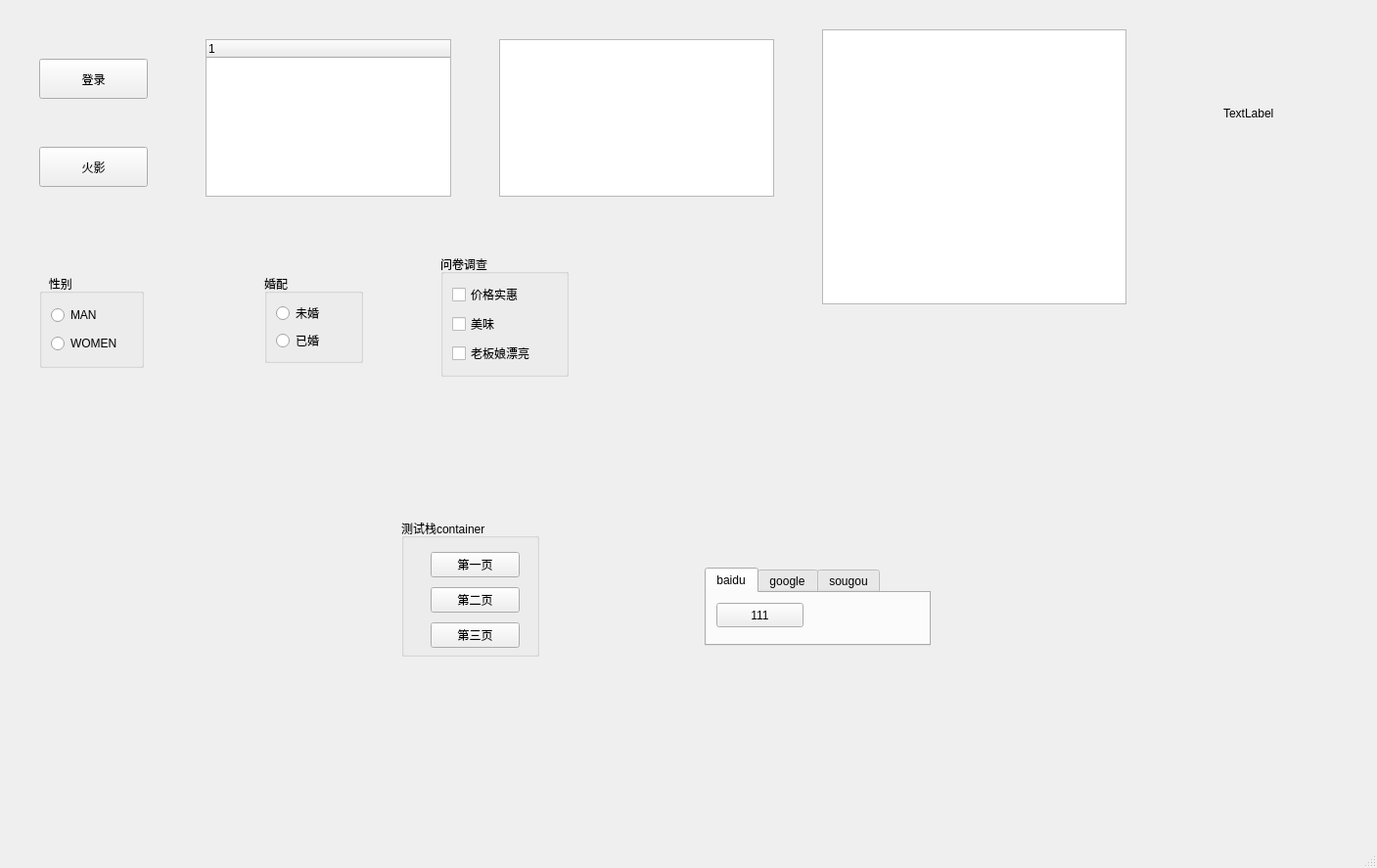
<?xml version="1.0" encoding="UTF-8"?>
<ui version="4.0">
 <class>MainWindow</class>
 <widget class="QMainWindow" name="MainWindow">
  <property name="geometry">
   <rect>
    <x>0</x>
    <y>0</y>
    <width>1407</width>
    <height>887</height>
   </rect>
  </property>
  <property name="windowTitle">
   <string>MainWindow</string>
  </property>
  <widget class="QWidget" name="centralwidget">
   <widget class="QPushButton" name="pushButton">
    <property name="geometry">
     <rect>
      <x>40</x>
      <y>60</y>
      <width>111</width>
      <height>41</height>
     </rect>
    </property>
    <property name="text">
     <string>登录</string>
    </property>
   </widget>
   <widget class="QToolButton" name="toolButton">
    <property name="geometry">
     <rect>
      <x>40</x>
      <y>150</y>
      <width>111</width>
      <height>41</height>
     </rect>
    </property>
    <property name="text">
     <string>火影</string>
    </property>
    <property name="icon">
     <iconset>
      <normaloff>../../../../../../../home/zqh/Pictures/3.jpeg</normaloff>../../../../../../../home/zqh/Pictures/3.jpeg</iconset>
    </property>
    <property name="iconSize">
     <size>
      <width>32</width>
      <height>32</height>
     </size>
    </property>
    <property name="toolButtonStyle">
     <enum>Qt::ToolButtonTextBesideIcon</enum>
    </property>
    <property name="autoRaise">
     <bool>false</bool>
    </property>
   </widget>
   <widget class="QGroupBox" name="groupBox">
    <property name="geometry">
     <rect>
      <x>40</x>
      <y>280</y>
      <width>107</width>
      <height>96</height>
     </rect>
    </property>
    <property name="title">
     <string>   性别</string>
    </property>
    <property name="flat">
     <bool>false</bool>
    </property>
    <layout class="QVBoxLayout" name="verticalLayout">
     <item>
      <widget class="QRadioButton" name="rBtnMan">
       <property name="text">
        <string>MAN</string>
       </property>
      </widget>
     </item>
     <item>
      <widget class="QRadioButton" name="rBtnWomen">
       <property name="text">
        <string>WOMEN</string>
       </property>
      </widget>
     </item>
    </layout>
   </widget>
   <widget class="QGroupBox" name="groupBox_2">
    <property name="geometry">
     <rect>
      <x>270</x>
      <y>280</y>
      <width>101</width>
      <height>91</height>
     </rect>
    </property>
    <property name="title">
     <string>婚配</string>
    </property>
    <layout class="QVBoxLayout" name="verticalLayout_2">
     <item>
      <widget class="QRadioButton" name="radioButton_3">
       <property name="text">
        <string>未婚</string>
       </property>
      </widget>
     </item>
     <item>
      <widget class="QRadioButton" name="radioButton_4">
       <property name="text">
        <string>已婚</string>
       </property>
      </widget>
     </item>
    </layout>
   </widget>
   <widget class="QGroupBox" name="groupBox_3">
    <property name="geometry">
     <rect>
      <x>450</x>
      <y>260</y>
      <width>131</width>
      <height>125</height>
     </rect>
    </property>
    <property name="title">
     <string>问卷调查</string>
    </property>
    <layout class="QVBoxLayout" name="verticalLayout_3">
     <item>
      <widget class="QCheckBox" name="checkBox">
       <property name="text">
        <string>价格实惠</string>
       </property>
      </widget>
     </item>
     <item>
      <widget class="QCheckBox" name="checkBox_2">
       <property name="text">
        <string>美味</string>
       </property>
      </widget>
     </item>
     <item>
      <widget class="QCheckBox" name="checkBox_3">
       <property name="text">
        <string>老板娘漂亮</string>
       </property>
      </widget>
     </item>
    </layout>
   </widget>
   <widget class="QListWidget" name="listWidget">
    <property name="geometry">
     <rect>
      <x>510</x>
      <y>40</y>
      <width>281</width>
      <height>161</height>
     </rect>
    </property>
   </widget>
   <widget class="QTreeWidget" name="treeWidget">
    <property name="geometry">
     <rect>
      <x>210</x>
      <y>40</y>
      <width>251</width>
      <height>161</height>
     </rect>
    </property>
    <column>
     <property name="text">
      <string notr="true">1</string>
     </property>
    </column>
   </widget>
   <widget class="QTableWidget" name="tableWidget">
    <property name="geometry">
     <rect>
      <x>840</x>
      <y>30</y>
      <width>311</width>
      <height>281</height>
     </rect>
    </property>
   </widget>
   <widget class="QLabel" name="label">
    <property name="geometry">
     <rect>
      <x>1250</x>
      <y>90</y>
      <width>81</width>
      <height>51</height>
     </rect>
    </property>
    <property name="text">
     <string>TextLabel</string>
    </property>
   </widget>
   <widget class="QStackedWidget" name="stackedWidget">
    <property name="geometry">
     <rect>
      <x>700</x>
      <y>520</y>
      <width>261</width>
      <height>201</height>
     </rect>
    </property>
    <property name="currentIndex">
     <number>2</number>
    </property>
    <widget class="QWidget" name="page">
     <widget class="QScrollArea" name="scrollArea">
      <property name="geometry">
       <rect>
        <x>10</x>
        <y>0</y>
        <width>121</width>
        <height>121</height>
       </rect>
      </property>
      <property name="widgetResizable">
       <bool>true</bool>
      </property>
      <widget class="QWidget" name="scrollAreaWidgetContents">
       <property name="geometry">
        <rect>
         <x>0</x>
         <y>0</y>
         <width>107</width>
         <height>198</height>
        </rect>
       </property>
       <layout class="QVBoxLayout" name="verticalLayout_4">
        <item>
         <widget class="QPushButton" name="pushButton_5">
          <property name="text">
           <string>PushButton</string>
          </property>
         </widget>
        </item>
        <item>
         <widget class="QPushButton" name="pushButton_6">
          <property name="text">
           <string>PushButton</string>
          </property>
         </widget>
        </item>
        <item>
         <widget class="QPushButton" name="pushButton_7">
          <property name="text">
           <string>PushButton</string>
          </property>
         </widget>
        </item>
        <item>
         <widget class="QPushButton" name="pushButton_4">
          <property name="text">
           <string>PushButton</string>
          </property>
         </widget>
        </item>
        <item>
         <widget class="QPushButton" name="pushButton_2">
          <property name="text">
           <string>PushButton</string>
          </property>
         </widget>
        </item>
        <item>
         <widget class="QPushButton" name="pushButton_3">
          <property name="text">
           <string>PushButton</string>
          </property>
         </widget>
        </item>
       </layout>
      </widget>
     </widget>
    </widget>
    <widget class="QWidget" name="page_2">
     <widget class="QToolBox" name="toolBox">
      <property name="geometry">
       <rect>
        <x>40</x>
        <y>0</y>
        <width>141</width>
        <height>241</height>
       </rect>
      </property>
      <property name="currentIndex">
       <number>0</number>
      </property>
      <widget class="QWidget" name="page_3">
       <property name="geometry">
        <rect>
         <x>0</x>
         <y>0</y>
         <width>141</width>
         <height>167</height>
        </rect>
       </property>
       <attribute name="label">
        <string>家人</string>
       </attribute>
      </widget>
      <widget class="QWidget" name="page_4">
       <property name="geometry">
        <rect>
         <x>0</x>
         <y>0</y>
         <width>141</width>
         <height>167</height>
        </rect>
       </property>
       <attribute name="label">
        <string>发日恩的</string>
       </attribute>
      </widget>
     </widget>
    </widget>
    <widget class="QWidget" name="page_5">
     <widget class="QTabWidget" name="tabWidget">
      <property name="geometry">
       <rect>
        <x>20</x>
        <y>60</y>
        <width>231</width>
        <height>80</height>
       </rect>
      </property>
      <property name="currentIndex">
       <number>0</number>
      </property>
      <widget class="QWidget" name="tab">
       <attribute name="title">
        <string>baidu</string>
       </attribute>
       <widget class="QPushButton" name="pushButton_11">
        <property name="geometry">
         <rect>
          <x>10</x>
          <y>10</y>
          <width>89</width>
          <height>25</height>
         </rect>
        </property>
        <property name="text">
         <string>111</string>
        </property>
       </widget>
      </widget>
      <widget class="QWidget" name="tab_2">
       <attribute name="title">
        <string>google</string>
       </attribute>
      </widget>
      <widget class="QWidget" name="sougou">
       <attribute name="title">
        <string>sougou</string>
       </attribute>
      </widget>
     </widget>
    </widget>
   </widget>
   <widget class="QGroupBox" name="groupBox_4">
    <property name="geometry">
     <rect>
      <x>410</x>
      <y>530</y>
      <width>141</width>
      <height>141</height>
     </rect>
    </property>
    <property name="title">
     <string>测试栈container</string>
    </property>
    <widget class="QWidget" name="">
     <property name="geometry">
      <rect>
       <x>30</x>
       <y>30</y>
       <width>91</width>
       <height>107</height>
      </rect>
     </property>
     <layout class="QVBoxLayout" name="verticalLayout_5">
      <item>
       <widget class="QPushButton" name="pushButton_8">
        <property name="text">
         <string>第一页</string>
        </property>
       </widget>
      </item>
      <item>
       <widget class="QPushButton" name="pushButton_9">
        <property name="text">
         <string>第二页</string>
        </property>
       </widget>
      </item>
      <item>
       <widget class="QPushButton" name="pushButton_10">
        <property name="text">
         <string>第三页</string>
        </property>
       </widget>
      </item>
     </layout>
    </widget>
   </widget>
  </widget>
  <widget class="QMenuBar" name="menubar">
   <property name="geometry">
    <rect>
     <x>0</x>
     <y>0</y>
     <width>1407</width>
     <height>28</height>
    </rect>
   </property>
  </widget>
  <widget class="QStatusBar" name="statusbar"/>
 </widget>
 <resources/>
 <connections/>
</ui>
